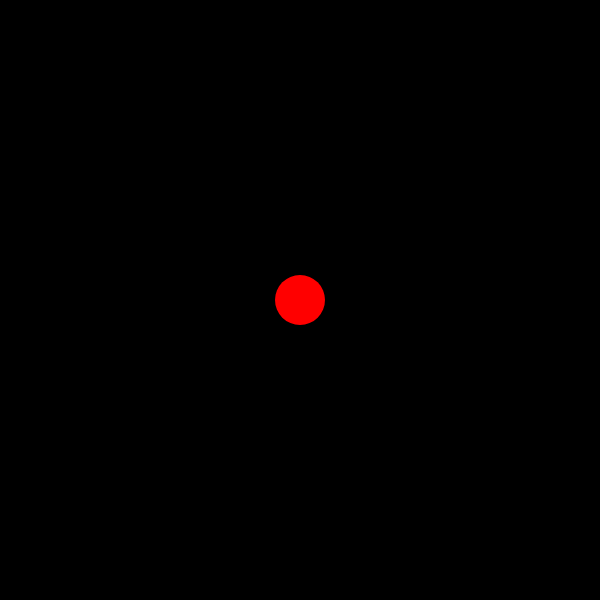
Frame 1 (no input)
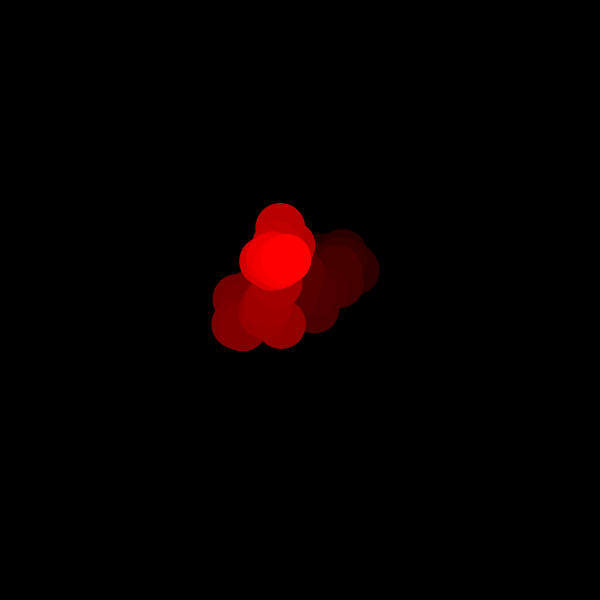
Frame 60 (no input)
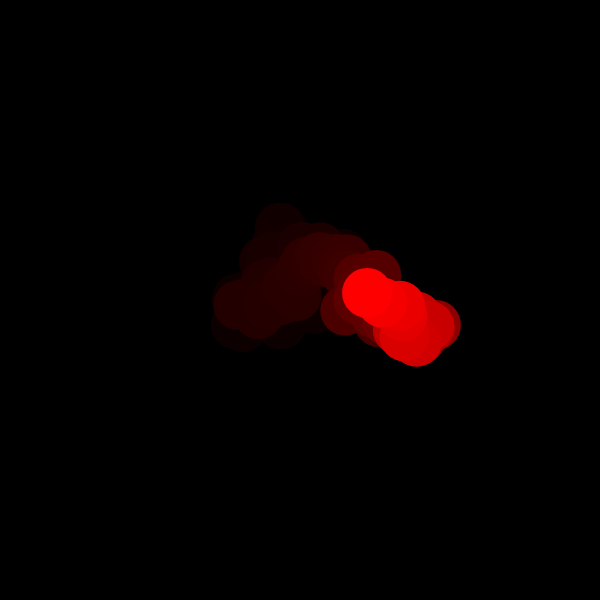
Frame 120 (the mouse pressed at the canvas centre since frame 60)

The p5.js sketch that drew these frames (run headless with seeded random() and noise() and a simulated clock; from frame 60 on, the mouse is pressed at the canvas centre):

// p5.js sketch
// ── sketch.js
let posx, posy;
let radius = 50;
let noise = 20;


function setup() {
  createCanvas(600, 600);
  background(0);

  posx = width/2;
  posy = height/2;
}

function draw() {
  background(0, 10);

  noStroke();
  fill(255,0,0);
  ellipse(posx, posy, radius, radius);

  if (posx > width || posx < 0) {
    posx = 0;
  }

  if (posy > height || posy < 0) {
    posy = 0;
  }

  posx += random(-noise,noise);
  posy += random(-noise,noise);

}
